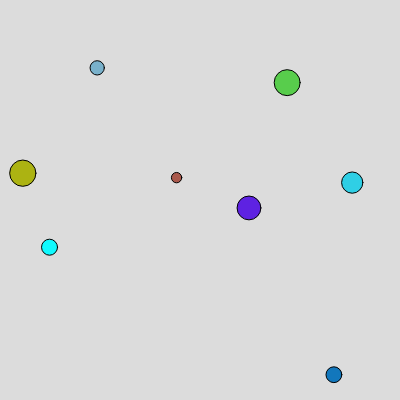
Frame 1 (no input)
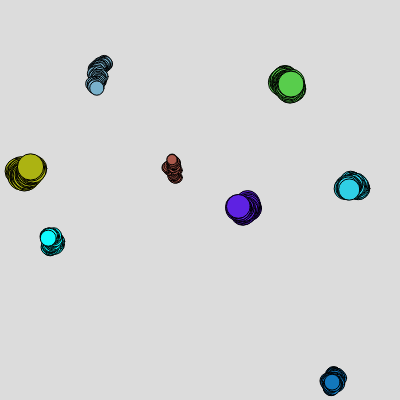
Frame 60 (no input)
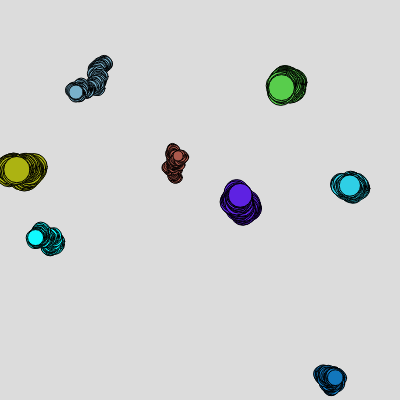
Frame 120 (the mouse pressed at the canvas centre since frame 60)

The p5.js sketch that drew these frames (run headless with seeded random() and noise() and a simulated clock; from frame 60 on, the mouse is pressed at the canvas centre):

// p5.js sketch
// ── sketch.js
let numWalkers = 8;
let walkers = [];

function setup() {
  createCanvas(400, 400);
  background(220);
  
  for (let i=0; i < numWalkers; i++){
    walkers[i] = new Walker(random(width), random(height));
  }
}

function draw() {
  for(let i = 0; i < walkers.length; i++){
    walkers[i].update();
    walkers[i].display();
  }
}

class Walker {

  constructor(x, y) {
    this.posX = x;
    this.posY = y;
    this.size = random(8,32);
    this.color = color(random(255), random(255), random(255));
    
  }
  //updates the varaibles of wallker
  update() {
    this.posX += random(-2, 2);
    this.posY += random(-2, 2);
  }
  //display the elements of walker 
  display() {
    fill(this.color);
    ellipse(this.posX, this.posY, this.size, this.size);
  }
}
